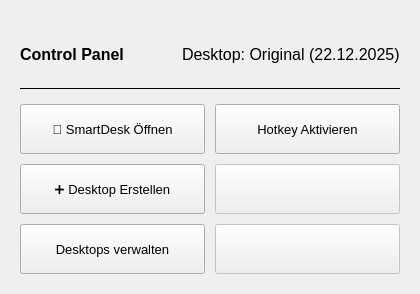
<?xml version="1.0" encoding="UTF-8"?>
<ui version="4.0">
  <class>Form</class>
  <widget class="QWidget" name="Form">
    <property name="geometry">
      <rect>
        <x>0</x>
        <y>0</y>
        <width>420</width>
        <height>294</height>
      </rect>
    </property>
    <property name="minimumSize">
      <size>
        <width>420</width>
        <height>294</height>
      </size>
    </property>
    <property name="maximumSize">
      <size>
        <width>420</width>
        <height>294</height>
      </size>
    </property>
    <property name="windowTitle">
      <string>Control Panel</string>
    </property>
    <layout class="QVBoxLayout" name="verticalLayout">
      <property name="spacing">
        <number>0</number>
      </property>
      <property name="leftMargin">
        <number>20</number>
      </property>
      <property name="topMargin">
        <number>20</number>
      </property>
      <property name="rightMargin">
        <number>20</number>
      </property>
      <property name="bottomMargin">
        <number>20</number>
      </property>
      <item>
        <layout class="QHBoxLayout" name="headerLayout">
          <property name="spacing">
            <number>10</number>
          </property>
          <item>
            <widget class="QLabel" name="label_header">
              <property name="font">
                <font>
                  <family>Segoe UI</family>
                  <pointsize>12</pointsize>
                  <bold>true</bold>
                </font>
              </property>
              <property name="text">
                <string>Control Panel</string>
              </property>
            </widget>
          </item>
          <item>
            <spacer name="horizontalSpacer">
              <property name="orientation">
                <enum>Qt::Orientation::Horizontal</enum>
              </property>
              <property name="sizeHint" stdset="0">
                <size>
                  <width>40</width>
                  <height>20</height>
                </size>
              </property>
            </spacer>
          </item>
          <item>
            <widget class="QLabel" name="label_desktop_name">
              <property name="font">
                <font>
                  <family>Segoe UI</family>
                  <pointsize>12</pointsize>
                </font>
              </property>
              <property name="text">
                <string>Desktop: Original (22.12.2025)</string>
              </property>
            </widget>
          </item>
        </layout>
      </item>
      <item>
        <widget class="QFrame" name="separator_line">
          <property name="minimumSize">
            <size>
              <width>0</width>
              <height>1</height>
            </size>
          </property>
          <property name="maximumSize">
            <size>
              <width>16777215</width>
              <height>1</height>
            </size>
          </property>
          <property name="frameShape">
            <enum>QFrame::Shape::HLine</enum>
          </property>
          <property name="frameShadow">
            <enum>QFrame::Shadow::Plain</enum>
          </property>
        </widget>
      </item>
      <item>
        <spacer name="verticalSpacer_top">
          <property name="orientation">
            <enum>Qt::Orientation::Vertical</enum>
          </property>
          <property name="sizeType">
            <enum>QSizePolicy::Policy::Fixed</enum>
          </property>
          <property name="sizeHint" stdset="0">
            <size>
              <width>20</width>
              <height>15</height>
            </size>
          </property>
        </spacer>
      </item>
      <item>
        <layout class="QGridLayout" name="buttonGrid">
          <property name="spacing">
            <number>10</number>
          </property>
          <item row="0" column="0">
            <widget class="QPushButton" name="btn_gui_main">
              <property name="minimumSize">
                <size>
                  <width>0</width>
                  <height>50</height>
                </size>
              </property>
              <property name="font">
                <font>
                  <family>Segoe UI</family>
                  <pointsize>10</pointsize>
                </font>
              </property>
              <property name="cursor">
                <cursorShape>PointingHandCursor</cursorShape>
              </property>
              <property name="text">
                <string>📂 SmartDesk Öffnen</string>
              </property>
            </widget>
          </item>
          <item row="0" column="1">
            <widget class="QPushButton" name="btn_toggle_hotkey">
              <property name="minimumSize">
                <size>
                  <width>0</width>
                  <height>50</height>
                </size>
              </property>
              <property name="font">
                <font>
                  <family>Segoe UI</family>
                  <pointsize>10</pointsize>
                </font>
              </property>
              <property name="cursor">
                <cursorShape>PointingHandCursor</cursorShape>
              </property>
              <property name="text">
                <string>Hotkey Aktivieren</string>
              </property>
            </widget>
          </item>
          <item row="1" column="0">
            <widget class="QPushButton" name="btn_gui_create">
              <property name="minimumSize">
                <size>
                  <width>0</width>
                  <height>50</height>
                </size>
              </property>
              <property name="font">
                <font>
                  <family>Segoe UI</family>
                  <pointsize>10</pointsize>
                </font>
              </property>
              <property name="cursor">
                <cursorShape>PointingHandCursor</cursorShape>
              </property>
              <property name="text">
                <string>➕ Desktop Erstellen</string>
              </property>
            </widget>
          </item>
          <item row="1" column="1">
            <widget class="QPushButton" name="btn_placeholder_1">
              <property name="enabled">
                <bool>false</bool>
              </property>
              <property name="minimumSize">
                <size>
                  <width>0</width>
                  <height>50</height>
                </size>
              </property>
              <property name="text">
                <string />
              </property>
            </widget>
          </item>
          <item row="2" column="0">
            <widget class="QPushButton" name="btn_gui_manage">
              <property name="minimumSize">
                <size>
                  <width>0</width>
                  <height>50</height>
                </size>
              </property>
              <property name="font">
                <font>
                  <family>Segoe UI</family>
                  <pointsize>10</pointsize>
                </font>
              </property>
              <property name="cursor">
                <cursorShape>PointingHandCursor</cursorShape>
              </property>
              <property name="text">
                <string>Desktops verwalten</string>
              </property>
            </widget>
          </item>
          <item row="2" column="1">
            <widget class="QPushButton" name="btn_placeholder_2">
              <property name="enabled">
                <bool>false</bool>
              </property>
              <property name="minimumSize">
                <size>
                  <width>0</width>
                  <height>50</height>
                </size>
              </property>
              <property name="text">
                <string />
              </property>
            </widget>
          </item>
        </layout>
      </item>
    </layout>
  </widget>
  <resources />
  <connections />
</ui>
